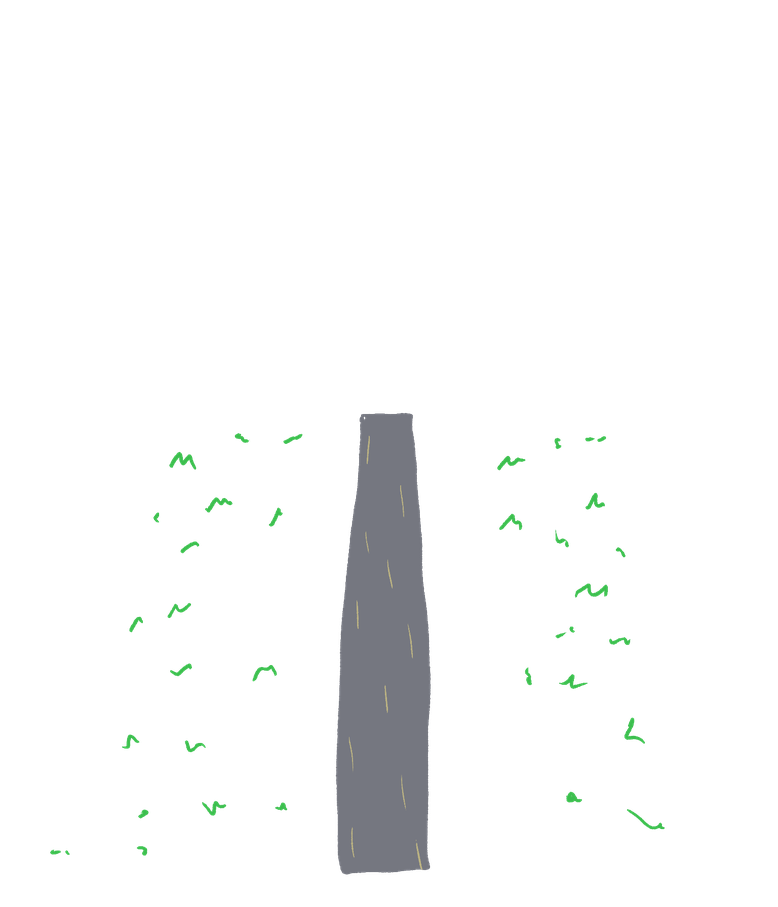
#> input picture tools/hut_out/FBG_N11_HUT_EXT/ground.png, 778 x 907 px, shrunk from 1536 x 1792 before the run; its folder holds 2 pictures in this run
$ python flatten_rear.py
#> lines starting #> are read from the running program, lines starting #| are printed output that depends on the picture
#!/usr/bin/env python3
# Flatten a field's REAR-most overlay PNG to fully OPAQUE over a chosen fill color.
#
# WHY: pure-.bgx scenes composite their overlays with premultiplied alpha
# (PSX/FieldMap_Abr_None) over the engine's black clear. The rearmost painted
# layer is mostly transparent (e.g. ground.png = 94% transparent), so during the
# global FadeFilter you SEE THROUGH the transparent areas to black -> "looks bad
# as it slowly fades in". Making the rear layer fully opaque (transparent pixels
# -> a solid fill color the human chose) removes the see-through entirely. Pure
# pixel change, full-canvas overlay geometry is untouched (BGSCENE_DEF
# CreateMemoriaOverlay builds the quad from memoriaSize only) -> zero misplacement.
#
# Geometry-neutral: same dimensions, same .bgx Position/Size. Only colors change
# (former transparent area -> fill color; painted content composited on top).
import os, struct, sys
from datetime import datetime
from PIL import Image

GAME = (r"C:/Program Files (x86)/Steam/steamapps/common/FINAL FANTASY IX/FF9CustomMap"
        r"/StreamingAssets/assets/resources/FieldMaps")
HERE = os.path.dirname(os.path.abspath(__file__))
SRC  = HERE + "/hut_out"
BKP  = HERE + "/../backups"

def hex_rgba(h):
    h = h.lstrip('#')
    return (int(h[0:2], 16), int(h[2:4], 16), int(h[4:6], 16), 255)

def flatten(fbg, png, fill_hex):
#> called with fbg = 'FBG_N11_HUT_EXT', png = 'ground.png', fill_hex = '#2d4739'
    fill = hex_rgba(fill_hex)
    stamp = datetime.now().strftime("%Y%m%d-%H%M%S")
    for root in (SRC, GAME):
        p = f"{root}/{fbg}/{png}"
        if not os.path.exists(p):
            print(f"  SKIP (missing): {p}"); continue
        # back up original
        tag = "src" if root == SRC else "game"
        bkp = f"{BKP}/{fbg}-{png}.{tag}.{stamp}"
        with open(p, 'rb') as f: open(bkp, 'wb').write(f.read())
        # composite original over opaque fill
        orig = Image.open(p).convert('RGBA')
#> orig is the input picture: PIL image 778x907 RGBA; mean R, G, B, A 6.9, 8.2, 7.6, 14.3
        canvas = Image.new('RGBA', orig.size, fill)
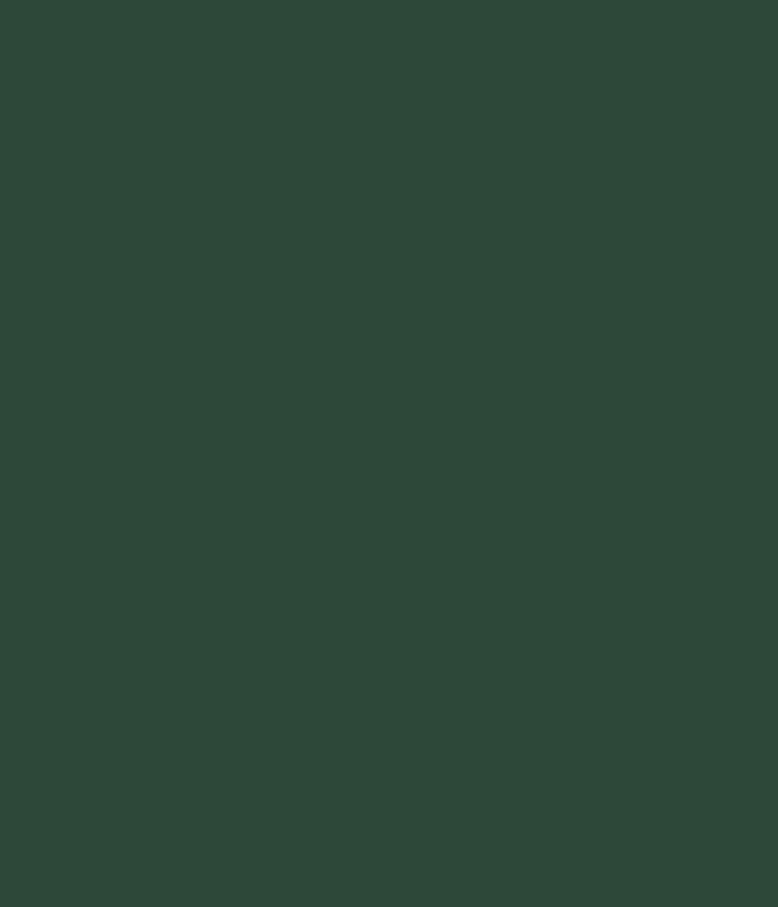
#> canvas: PIL image 778x907 RGBA; mean R, G, B, A 45, 71, 57, 255
        canvas.alpha_composite(orig)
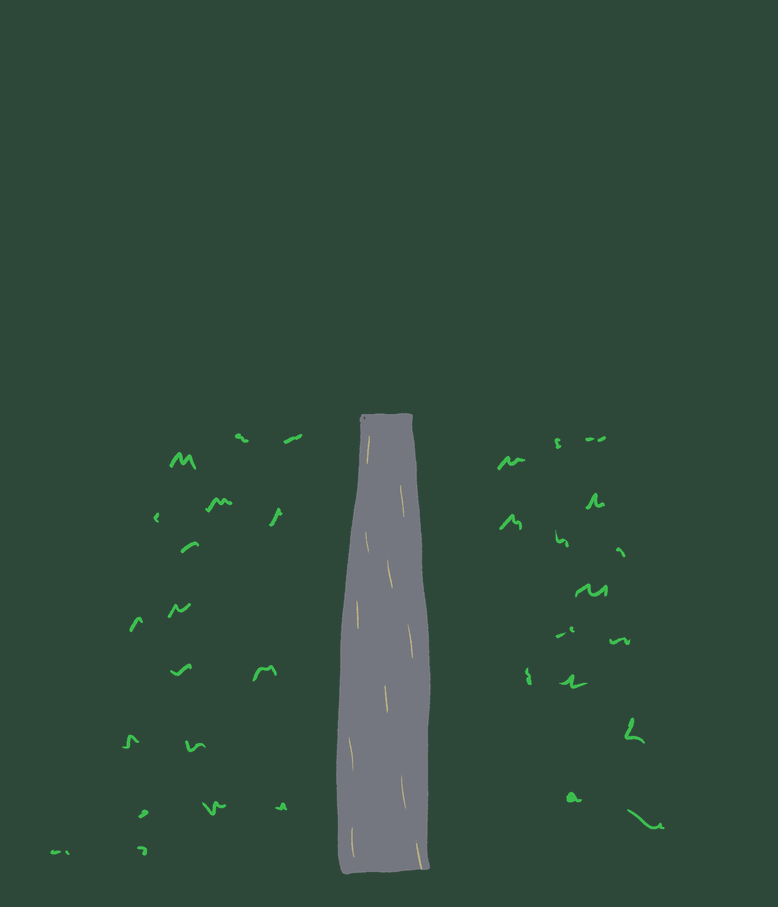
#> canvas: PIL image 778x907 RGBA; mean R, G, B, A 48.8, 74, 60.8, 255
        # report alpha BEFORE (so we can confirm it was transparent)
        a0 = orig.getchannel('A'); h0 = a0.histogram(); tot = orig.width*orig.height
#> after `a0 = orig.getchannel('A')`:
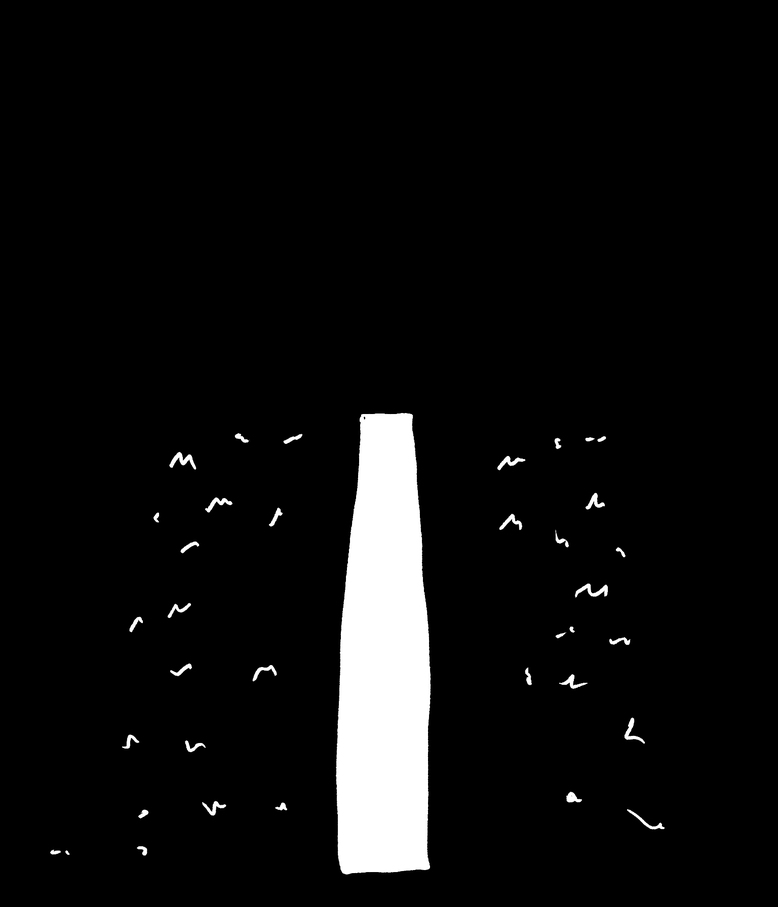
#> a0: PIL image 778x907 L; min 0, max 255, mean 14.3
#> after `h0 = a0.histogram()`: h0 = 256 values, max 661092 at index 0, min 4 at index 71, mean 2756.4
#> after `tot = orig.width * orig.height`: tot = 705646
        canvas.save(p)
        print(f"  {tag}: {p}")
        print(f"      backup -> {os.path.basename(bkp)}")
        print(f"      was {100*h0[0]/tot:.1f}% transparent -> now fully opaque over {fill_hex}")
#|       was 93.7% transparent -> now fully opaque over #2d4739

if __name__ == "__main__":
    # exterior 'Vivi's Return': rear layer = ground.png (Z=4000), the see-through room
    flatten("FBG_N11_HUT_EXT", "ground.png", "#2d4739")
    print("done. .bgx Position/Size unchanged (geometry-neutral).")
